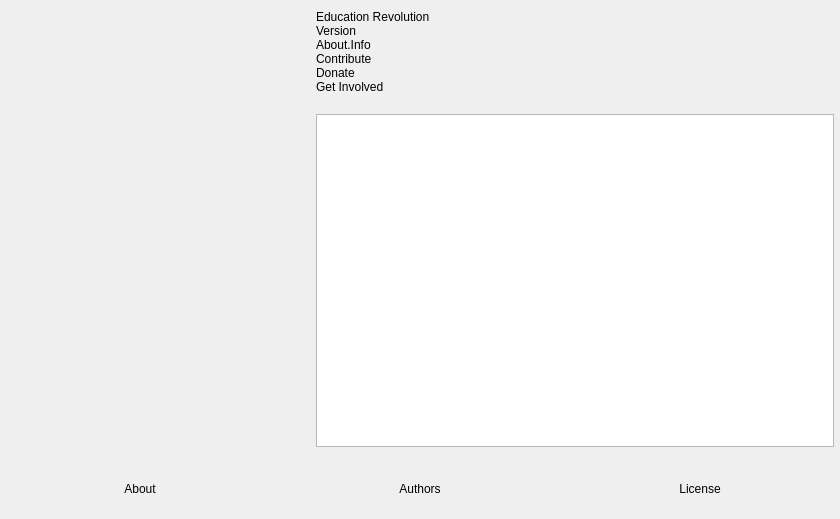
<?xml version="1.0" encoding="UTF-8"?>
<ui version="4.0">
 <class>OBSAbout</class>
 <widget class="QWidget" name="OBSAbout">
  <property name="geometry">
   <rect>
    <x>0</x>
    <y>0</y>
    <width>840</width>
    <height>519</height>
   </rect>
  </property>
  <property name="windowTitle">
   <string>About</string>
  </property>
  <layout class="QVBoxLayout" name="verticalLayout_2">
   <property name="leftMargin">
    <number>0</number>
   </property>
   <property name="topMargin">
    <number>0</number>
   </property>
   <property name="rightMargin">
    <number>0</number>
   </property>
   <property name="bottomMargin">
    <number>0</number>
   </property>
   <item>
    <layout class="QHBoxLayout" name="horizontalLayout_2">
     <property name="spacing">
      <number>30</number>
     </property>
     <property name="leftMargin">
      <number>30</number>
     </property>
     <property name="topMargin">
      <number>10</number>
     </property>
     <property name="rightMargin">
      <number>6</number>
     </property>
     <property name="bottomMargin">
      <number>6</number>
     </property>
     <item>
      <widget class="QLabel" name="icon">
       <property name="minimumSize">
        <size>
         <width>256</width>
         <height>256</height>
        </size>
       </property>
       <property name="maximumSize">
        <size>
         <width>256</width>
         <height>256</height>
        </size>
       </property>
       <property name="text">
        <string/>
       </property>
       <property name="pixmap">
        <pixmap>:res/images/obs.png</pixmap>
       </property>
       <property name="scaledContents">
        <bool>true</bool>
       </property>
      </widget>
     </item>
     <item>
      <layout class="QVBoxLayout" name="verticalLayout">
       <property name="spacing">
        <number>0</number>
       </property>
       <item>
        <widget class="QLabel" name="name">
         <property name="text">
          <string notr="true">Education Revolution</string>
         </property>
        </widget>
       </item>
       <item>
        <widget class="QLabel" name="version">
         <property name="text">
          <string notr="true">Version</string>
         </property>
        </widget>
       </item>
       <item>
        <widget class="QLabel" name="info">
         <property name="text">
          <string>About.Info</string>
         </property>
         <property name="wordWrap">
          <bool>true</bool>
         </property>
        </widget>
       </item>
       <item>
        <widget class="QLabel" name="contribute">
         <property name="text">
          <string notr="true">Contribute</string>
         </property>
         <property name="wordWrap">
          <bool>true</bool>
         </property>
        </widget>
       </item>
       <item>
        <widget class="QLabel" name="donate">
         <property name="text">
          <string notr="true">Donate</string>
         </property>
        </widget>
       </item>
       <item>
        <widget class="QLabel" name="getInvolved">
         <property name="text">
          <string notr="true">Get Involved</string>
         </property>
        </widget>
       </item>
       <item>
        <spacer name="verticalSpacer">
         <property name="orientation">
          <enum>Qt::Vertical</enum>
         </property>
         <property name="sizeType">
          <enum>QSizePolicy::Fixed</enum>
         </property>
         <property name="sizeHint" stdset="0">
          <size>
           <width>20</width>
           <height>20</height>
          </size>
         </property>
        </spacer>
       </item>
       <item>
        <widget class="QTextBrowser" name="textBrowser">
         <property name="openExternalLinks">
          <bool>true</bool>
         </property>
        </widget>
       </item>
      </layout>
     </item>
    </layout>
   </item>
   <item>
    <widget class="QWidget" name="widget">
     <property name="minimumSize">
      <size>
       <width>0</width>
       <height>60</height>
      </size>
     </property>
     <layout class="QHBoxLayout" name="horizontalLayout">
      <property name="spacing">
       <number>0</number>
      </property>
      <property name="leftMargin">
       <number>0</number>
      </property>
      <property name="topMargin">
       <number>0</number>
      </property>
      <property name="rightMargin">
       <number>0</number>
      </property>
      <property name="bottomMargin">
       <number>0</number>
      </property>
      <item>
       <widget class="ClickableLabel" name="about">
        <property name="text">
         <string>About</string>
        </property>
        <property name="alignment">
         <set>Qt::AlignCenter</set>
        </property>
       </widget>
      </item>
      <item>
       <widget class="ClickableLabel" name="authors">
        <property name="text">
         <string>Authors</string>
        </property>
        <property name="alignment">
         <set>Qt::AlignCenter</set>
        </property>
       </widget>
      </item>
      <item>
       <widget class="ClickableLabel" name="license">
        <property name="text">
         <string>License</string>
        </property>
        <property name="alignment">
         <set>Qt::AlignCenter</set>
        </property>
       </widget>
      </item>
     </layout>
    </widget>
   </item>
  </layout>
 </widget>
 <customwidgets>
  <customwidget>
   <class>ClickableLabel</class>
   <extends>QLabel</extends>
   <header>clickable-label.hpp</header>
  </customwidget>
 </customwidgets>
 <resources/>
 <connections/>
</ui>
